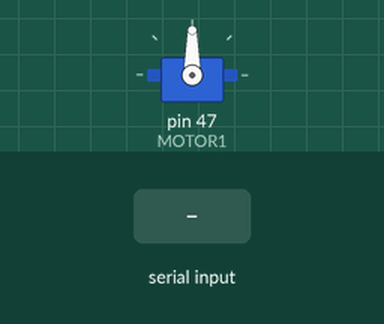
Simulated run of this sketch. Board: Arduino Mega 2560, built with avr-gcc and run on an emulated ATmega2560. Parts: servo. The inputs (shaded band) are chosen by the test bench. What the sketch prints to the serial monitor is not drawn.

Above: at 1.2 s.
1.3 s: "1" received over Serial
At 2.4 s:
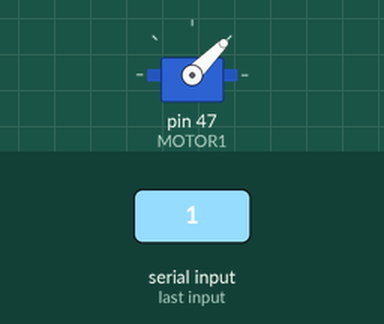
Timing chart, 0 to 4.3 s (numbered marks = the images above; inputs shaded):
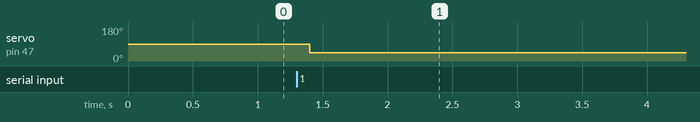

The sketch:

test_script.ino
```cpp
#include <Servo.h>

#define MOTOR1 47

#define SONAR_ECHO 12
#define SONAR_TRIGGER 2
#define MB_BAUDRATE 9600


Servo servo;

void setup() {
  // put your setup code here, to run once:
  servo.attach(MOTOR1);

  pinMode(SONAR_ECHO, INPUT);
  pinMode(SONAR_TRIGGER, OUTPUT);

  Serial.begin(MB_BAUDRATE); // // Serial Communication is starting with 9600 of baudrate speed

}

bool first = true;

String result ="";
long duration; // variable for the duration of sound wave travel
int distance;
int position= 0;
bool on = false;
void loop() {
  if(Serial.available() >0) {
    result =(Serial.read());
    on = true;
  }
  if(on){
    Serial.println(result);
    servo.write(45);
//     for (position = 0; position <= 180; position += 9) {
//      scan();
//      servo.write(position);              // tell servo to go to position in variable 'pos'
//      delay(100);                       // waits 15 ms for the servo to reach the position
//    }
//    for (position = 180; position >= 0; position -= 9) { // goes from 180 degrees to 0 degrees
//  //    scan();
//      servo.write(position);              // tell servo to go to position in variable 'pos'
//      delay(100);                       // waits 15 ms for the servo to reach the position
//    }
  on = false;
  }
   delay(100);
   Serial.print("cica");
}

void scan() {
      digitalWrite(SONAR_TRIGGER, LOW);
      delayMicroseconds(2);
      digitalWrite(SONAR_TRIGGER, HIGH);
      delayMicroseconds(10);
      digitalWrite(SONAR_TRIGGER, LOW);
      duration = pulseIn(SONAR_ECHO, HIGH);
      distance = duration * 0.034 / 2;
      Serial.print(position);
      Serial.print(-181);
      Serial.println(distance);
}
```

Measured:
- after the input at 1.3 s, servo on pin 47 (MOTOR1): 90° → 45° after 0.10 s
